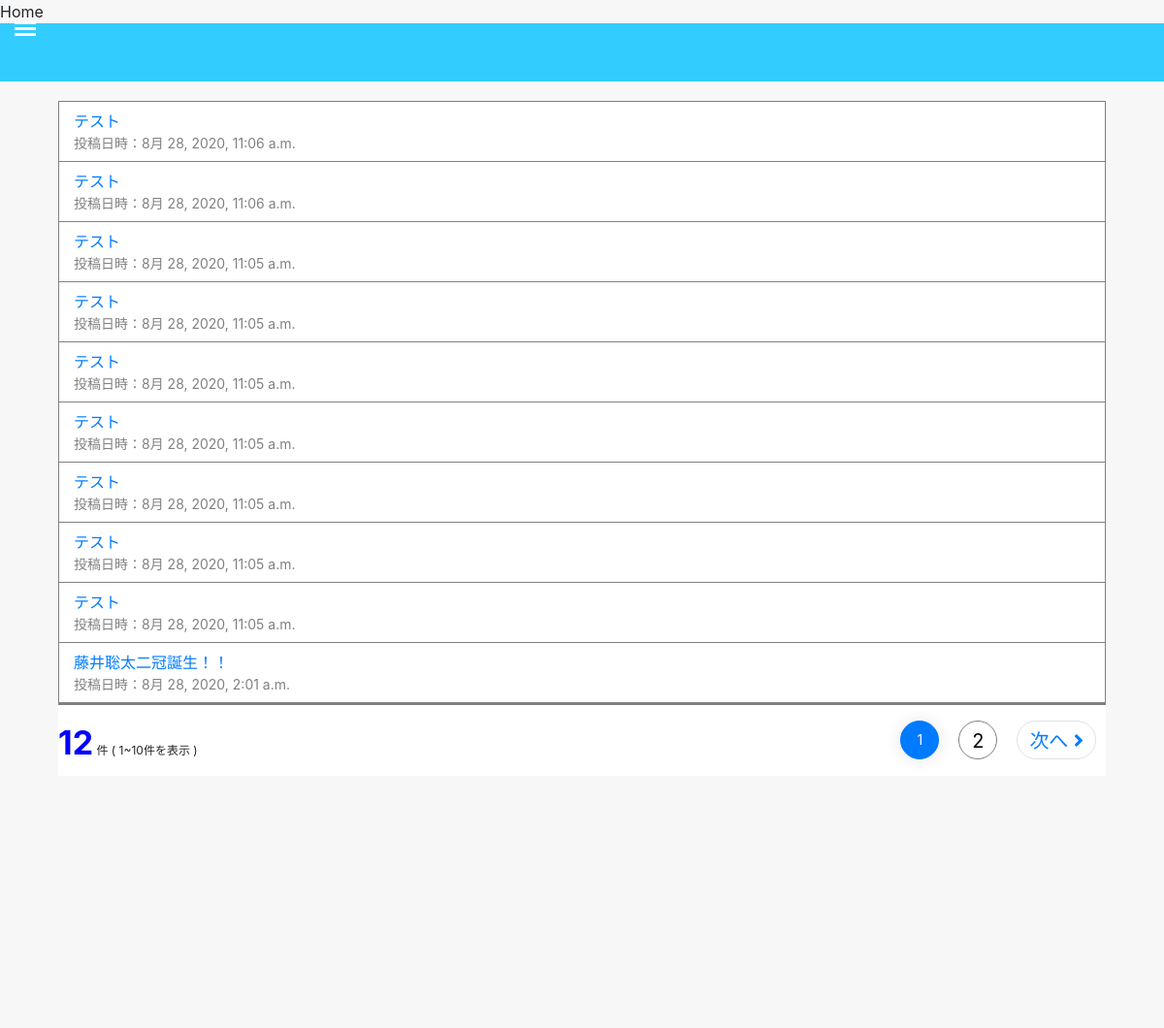
The page / on the database its author committed.
### bbapp/models.py (models this page shows, shortened)
class PostModel(models.Model):
    title = models.CharField(max_length=50)
    body = models.TextField()
    pub_date = models.DateTimeField(
        default=timezone.now,
        verbose_name="投稿日/時間",
    )
    class Meta:
        db_table = 'post'
        ordering = ['-pub_date', '-id']

### bbapp/views.py (the view)
# urls.py: path('', IndexView.as_view(), name='index'),
class IndexView(ListView):
    template_name = 'pages/index.html'
    model = PostModel
    queryset = PostModel.objects.order_by('-pub_date')
    paginate_by = 10
    context_object_name = 'post_list'

### bbapp/templatetags/utility.py (called while the page is built)
@register.simple_tag
def url_replace(request, field, value):
    url_dict = request.GET.copy()
    url_dict[field] = str(value)
    return url_dict.urlencode()

### templates/pages/index.html (shortened to what this page needs)
{% extends "base.html" %}
{% load static %}
{% block css %}
<link rel="stylesheet" href="{% static 'css/pages/index.css' %}">
<link rel="stylesheet" href="{% static 'css/components/pagination.css' %}">
{% endblock %}
{% block content %}
<div class="board">
  {% for post in post_list %}
  <a class="post-card" href="{% url 'post_detail' pk=post.pk %}">
    <div class="post-catd-title">{{ post.title }}</div>
    <div class="post-card-date">投稿日時：{{ post.pub_date }}</div>
  </a>
  {% endfor %}
</div>
{% include "components/pagination.html" %}
{% endblock %}

### templates/base.html (shortened to what this page needs)
{% load static %}
<html>
<head>
  {% block css %}{% endblock %}
  <link rel="stylesheet" href="{% static 'css/base.css' %}">
  <link href="https://stackpath.bootstrapcdn.com/bootstrap/4.3.1/css/bootstrap.min.css" rel="stylesheet">
  <link href="https://use.fontawesome.com/releases/v5.0.6/css/all.css" rel="stylesheet">
</head>
<body>
  <header>
    <div class="header"></div>
    <label for="openSidebarMenu" class="sidebarIconToggle">
      <div class="spinner diagonal part-1"></div>
      <div class="spinner horizontal"></div>
      <div class="spinner diagonal part-2"></div>
    </label>
  </header>
  <div class="main">
    {% block content %}
    {% endblock content %}
  </div>
  <footer>
    <section class="container-contact">
      <h3>お問い合わせの方はこちらまで</h3>
      <div class="mail">
      </div>
    </section>
  </footer>
</body>
</html>

### templates/components/pagination.html (shortened to what this page needs)
{% load utility %}
<div class="pagination__wrap">
  {% if page_obj and page_obj.has_other_pages %}
  <nav>
    <p class="pagination__count">
      <span class="pagination__count-span">{{ page_obj.paginator.count }}</span>
      <span class="pagination__count-sp">件</span>
      ( {{ page_obj.start_index }}~{{ page_obj.end_index }}件を表示 )
    </p>
    <ul class="pagination">
      <div class="page-item__numbers">
        {% for i in page_obj.paginator.page_range %}
          {% if i == page_obj.number %}
            <li class="page-item active">
              <a class="page-link number", href="?{% url_replace request 'page' forloop.counter %}">{{ forloop.counter }}</a>
            </li>
          {% else %}
            <li class="page-item">
              <a class="page-link number", href="?{% url_replace request 'page' forloop.counter %}">{{ forloop.counter }}</a>
            </li>
          {% endif %}
        {% endfor %}
      </div>
      {% if page_obj.has_next%}
      <li class="page-item page-item__prev d-md-flex">
        <a class="page-link", href="?{% url_replace request 'page' page_obj.next_page_number %}", aria-label='次へ'>
          次へ
          <i class="fas fa-angle-right", aria-hidden="true"></i>
        </a>
      </li>
      {% endif %}
    </ul>
  </nav>
  {% endif %}
</div>

### static/css/pages/index.css (style rules this page uses)
.board { border: gray 1px solid; }
.post-card { display: block; border-bottom: solid 1px gray; padding: 8px 15px; }
.post-card-date { color: gray; font-size: 14px; }

### static/css/components/pagination.css (style rules this page uses)
.pagination__wrap { margin-bottom: 1rem; border-top: 1px solid gray; padding-top: 1rem; }
.pagination__wrap > nav { display:-webkit-box; display:-ms-flexbox; display: flex; justify-content: space-between; align-items: flex-end; }
.pagination__count { font-size: 0.75rem; margin-bottom: 0; }
.pagination__count-span { color: blue; font-size: 2.125rem; line-height: 1; font-weight: bold; }
.pagination { flex-wrap: wrap; justify-content: flex-end; margin-bottom: 0; }
.page-item__numbers { display:-webkit-box; display:-ms-flexbox; display: flex; justify-content: center; }
.page-link { background-color: transparent; border: none; color: white; border-radius: 40px!important; transition: all .3s; padding: 0 11px; margin: 0 5px; min-width: 40px; text-align: center; height: 40px; cursor: pointer; font-size: 1.25rem; text-transform: uppercase; outline: none; display:-webkit-box; display:-ms-flexbox; display: flex; justify-content: center; align-items: center; }
a.page-link { margin-right: 10px; }
a.page-link { margin-left: 10px; }
.page-link.number { background-color: white; border: 1px solid gray; color: black; }
.page-item.active>.page-link { color: white; box-shadow: 0 1px 15px 1px rgba(39,39,39,.1); font-size: 0.875rem; padding-top: 10px; }
.page-item.active>.page-link, .page-item.active>.page-link:focus, .page-item.active>.page-link:hover { background-color: #bce2e8; border-color: white; color: white; }

### static/css/base.css (style rules this page uses)
html, body { overflow-x: hidden; height: 100%; }
body { background-color: #F7F7F7 !important;; padding: 0; margin: 0; font-family: 'Varela Round', sans-serif; }
.header { display: block; margin: 0 auto; width: 100%; max-width: 100%; box-shadow: none; background-color: #33CCFF; position: fixed; height: 60px!important; overflow: hidden; z-index: 10; }
.main { display: block; height: 100%; margin: 80px 60px 40px; background-color: #fff; }
.sidebarIconToggle { transition: all 0.3s; box-sizing: border-box; cursor: pointer; position: absolute; z-index: 99; height: 100%; width: 100%; top: 22px; left: 15px; height: 22px; width: 22px; }
.spinner { transition: all 0.3s; box-sizing: border-box; position: absolute; height: 3px; width: 100%; background-color: #fff; }
.horizontal { transition: all 0.3s; box-sizing: border-box; position: relative; float: left; margin-top: 3px; }
.diagonal.part-1 { position: relative; transition: all 0.3s; box-sizing: border-box; float: left; }
.diagonal.part-2 { transition: all 0.3s; box-sizing: border-box; position: relative; float: left; margin-top: 3px; }
footer { background-color: #e0e0e0; color: white; text-align: center; padding: 10px 0px 40px; }

### rows shown on the page
PostModel: title "テスト", pub_date "8月 28, 2020, 11:06 a.m."
PostModel: title "テスト", pub_date "8月 28, 2020, 11:06 a.m."
PostModel: title "テスト", pub_date "8月 28, 2020, 11:05 a.m."
PostModel: title "テスト", pub_date "8月 28, 2020, 11:05 a.m."
PostModel: title "テスト", pub_date "8月 28, 2020, 11:05 a.m."
PostModel: title "テスト", pub_date "8月 28, 2020, 11:05 a.m."
PostModel: title "テスト", pub_date "8月 28, 2020, 11:05 a.m."
PostModel: title "テスト", pub_date "8月 28, 2020, 11:05 a.m."
PostModel: title "テスト", pub_date "8月 28, 2020, 11:05 a.m."
PostModel: title "藤井聡太二冠誕生！！", pub_date "8月 28, 2020, 2:01 a.m."

### other values the page prints
{{ page_obj.paginator.count }} "12"
{{ page_obj.start_index }} "1"
{{ page_obj.end_index }} "10"
